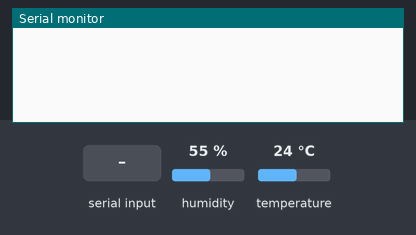
Simulated run of this sketch. Board: Arduino Uno, built with avr-gcc and run on an emulated ATmega328P. Parts: the last lines printed to the serial monitor. Inputs (shaded band) come from the test bench; at power-on: humidity 55 %, temperature 24 °C.

Above: at 2.2 s.
2.3 s: "received" received over Serial
At 3.5 s:
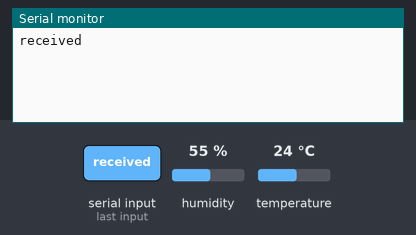
3.8 s: "start" received over Serial
At 4.17 s:
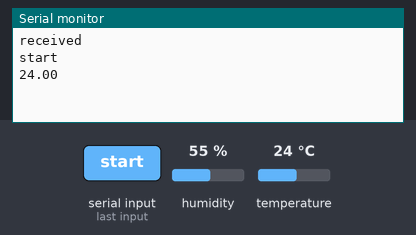

Measured:
- after the input at 2.3 s, the serial monitor: prints a new line after 0.08 s (image 1)
- after the input at 3.8 s, the serial monitor: prints a new line after 0.05 s (image 2)

The sketch:

dht22.ino
```cpp
#include <DHT.h>

bool startFlag = false;
bool nextFlag = false;
DHT dht(8, DHT22);

unsigned long previousMillis = 0;
const long interval = 500;

int dataIndex = 0;

void setup() {
  Serial.begin(9600);
  dht.begin();
  delay(1000);
}

void loop() {
  Serial.flush();
  if (startFlag) {
    unsigned long currentMillis = millis();

    if (currentMillis - previousMillis >= interval) {
      previousMillis = currentMillis;

      float t = dht.readTemperature();
      float h = dht.readHumidity();
      float datas[3] = {t, h, dht.computeHeatIndex(t, h, false)};

      if (dataIndex < 3) {
        Serial.println(datas[dataIndex]);

        unsigned long lastPrintTime = millis();
        while (millis() - lastPrintTime < interval) {
          if (Serial.available()) {
            String input = readSerialInput();
            if (input == "received") {
              nextFlag = true;
              break;
            }
          }
        }

        if (nextFlag) {
          nextFlag = false;
          dataIndex++;
        }
      } else {
        Serial.println("finish");
        startFlag = false;
        nextFlag = false;
        dataIndex = 0;
      }
    }
  }
}

String readSerialInput() {
  String result = "";
  while (Serial.available()) {
    char c = (char)Serial.read();
    result += c;
    delay(10);
  }
  result.trim();
  Serial.println(result);
  return result;
}

void serialEvent() {
  String input = readSerialInput();
  if (input == "start") {
    startFlag = true;
  }
}
```
